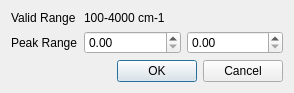
<?xml version="1.0" encoding="UTF-8"?>
<ui version="4.0">
 <class>RangeDialog</class>
 <widget class="QDialog" name="RangeDialog">
  <property name="geometry">
   <rect>
    <x>0</x>
    <y>0</y>
    <width>294</width>
    <height>88</height>
   </rect>
  </property>
  <property name="windowTitle">
   <string>Dialog</string>
  </property>
  <layout class="QFormLayout" name="formLayout">
   <item row="1" column="0">
    <widget class="QLabel" name="label">
     <property name="text">
      <string>Peak Range</string>
     </property>
    </widget>
   </item>
   <item row="1" column="1">
    <layout class="QHBoxLayout" name="horizontalLayout">
     <item>
      <widget class="QDoubleSpinBox" name="minBox"/>
     </item>
     <item>
      <widget class="QDoubleSpinBox" name="maxBox"/>
     </item>
    </layout>
   </item>
   <item row="2" column="1">
    <widget class="QDialogButtonBox" name="buttonBox">
     <property name="orientation">
      <enum>Qt::Horizontal</enum>
     </property>
     <property name="standardButtons">
      <set>QDialogButtonBox::Cancel|QDialogButtonBox::Ok</set>
     </property>
    </widget>
   </item>
   <item row="0" column="1">
    <widget class="QLabel" name="rangeLabel">
     <property name="text">
      <string>100-4000 cm-1</string>
     </property>
    </widget>
   </item>
   <item row="0" column="0">
    <widget class="QLabel" name="label_3">
     <property name="text">
      <string>Valid Range</string>
     </property>
    </widget>
   </item>
  </layout>
 </widget>
 <resources/>
 <connections>
  <connection>
   <sender>buttonBox</sender>
   <signal>accepted()</signal>
   <receiver>RangeDialog</receiver>
   <slot>accept()</slot>
   <hints>
    <hint type="sourcelabel">
     <x>248</x>
     <y>254</y>
    </hint>
    <hint type="destinationlabel">
     <x>157</x>
     <y>274</y>
    </hint>
   </hints>
  </connection>
  <connection>
   <sender>buttonBox</sender>
   <signal>rejected()</signal>
   <receiver>RangeDialog</receiver>
   <slot>reject()</slot>
   <hints>
    <hint type="sourcelabel">
     <x>316</x>
     <y>260</y>
    </hint>
    <hint type="destinationlabel">
     <x>286</x>
     <y>274</y>
    </hint>
   </hints>
  </connection>
 </connections>
</ui>
